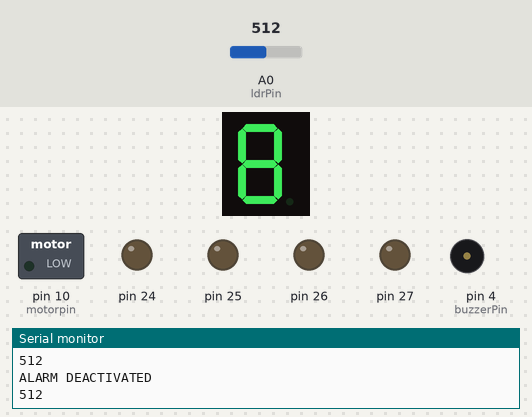
Simulated run of this sketch. Board: Arduino Mega 2560, built with avr-gcc and run on an emulated ATmega2560. Shown: 1-digit seven-segment display, switched loads named in the sketch (green lamp = pin HIGH), output pins drawn as LEDs (lit = HIGH), buzzer (waves = sounding), the last lines printed to the serial monitor. Wiring (inferred from the names in the program): 1-digit 7-segment display, segments lit when LOW: segments pin 9, pin 8, pin 30, pin 29, pin 28, pin 11, pin 12. Dashed ring = blinking. The test bench sets the inputs (shaded band); at power-on: A0 (ldrPin) = 512. The segment pins are drawn as the display they are named for; pins used as bus, display or sensor lines are not drawn.

Above: at 1.2 s.
1.3 s: A0 (ldrPin) set to 692
4.3 s: A0 (ldrPin) set to 712
At 5.1 s:
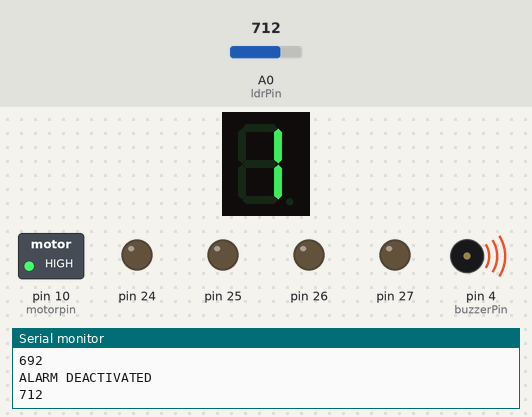
7.3 s: A0 (ldrPin) set to 690
At 8.1 s:
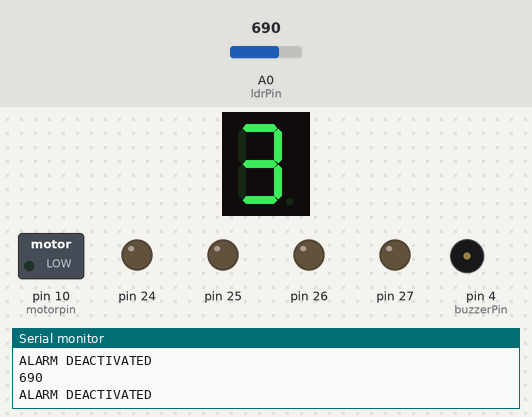
9.3 s: A0 (ldrPin) set to 710
At 10.1 s:
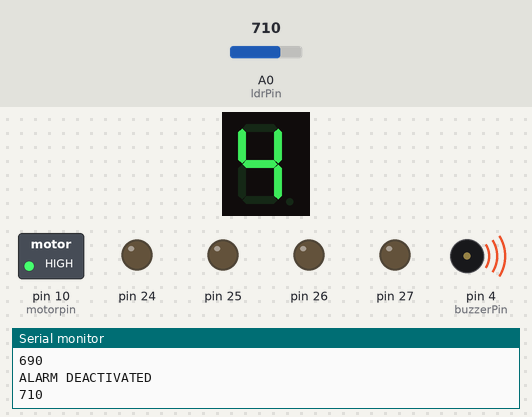
12.3 s: A0 (ldrPin) set to 511
At 13.3 s:
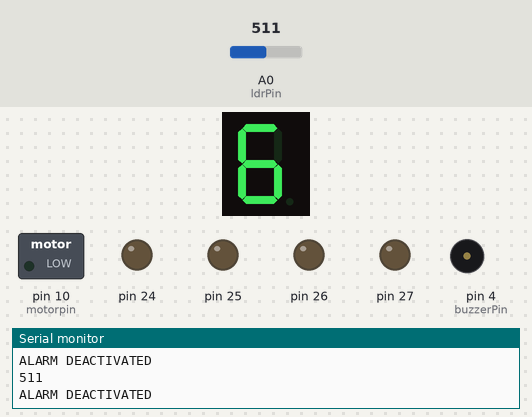
14.3 s: A0 (ldrPin) set to 716
At 17.76 s:
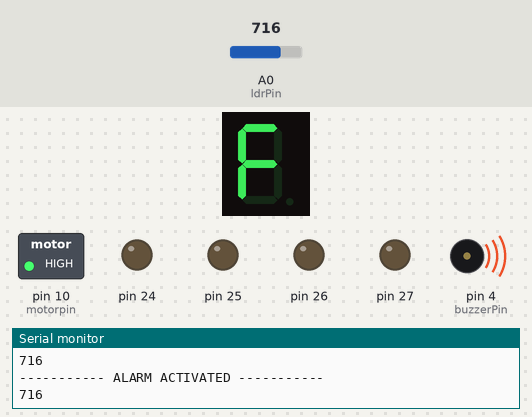
Timing chart, 0 to 18.3 s (numbered marks = the images above; inputs shaded):
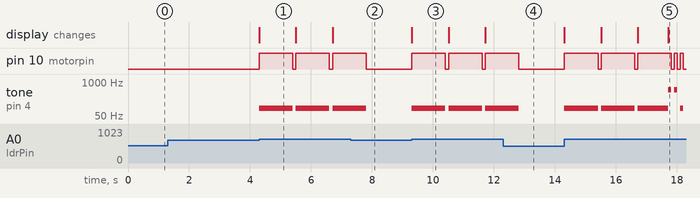

The sketch:

LASER_TAG.ino
```cpp
#define segA 9//connecting segment A to PIN2

#define segB 8// connecting segment B to PIN3

#define segC 30// connecting segment C to PIN4

#define segD 29// connecting segment D to PIN5

#define segE 28// connecting segment E to PIN6

#define segF 11// connecting segment F to PIN7

#define segG 12// connecting segment G to PIN8
const int motorpin=10;
 int COUNT=0;//count integer for 0-9 increment
 void seg(int COUNT);
const int buzzerPin = 4;

const int ldrPin = A0;

void setup () {

Serial.begin(9600);
for (int i=24;i<31;i++)

 {
  pinMode(i, OUTPUT);// taking all pins from 2-8 as output

  }
  pinMode(segA, OUTPUT);
  pinMode(segB, OUTPUT);
  pinMode(segF, OUTPUT);
  pinMode(segG, OUTPUT);
pinMode(motorpin, OUTPUT);

pinMode(buzzerPin, OUTPUT);

pinMode(ldrPin, INPUT);

}

void loop() {

int ldrStatus = analogRead(ldrPin);
Serial.println(ldrStatus);
if (ldrStatus >= 700) {
digitalWrite(motorpin,HIGH);
tone(buzzerPin, 100);
  COUNT++;
  seg(COUNT);


delay(100);

noTone(buzzerPin);
digitalWrite(motorpin,LOW);

delay(100);

Serial.println("----------- ALARM ACTIVATED -----------");

}

else {

noTone(buzzerPin);
digitalWrite(motorpin,LOW);
Serial.println("ALARM DEACTIVATED");

}

}
void seg(int COUNT)
{
  switch (COUNT)

                {


                case 0://when count value is zero show”0” on disp

                digitalWrite(segA, LOW);

                digitalWrite(segB, LOW);

                digitalWrite(segC, LOW);

                digitalWrite(segD, LOW);

                digitalWrite(segE, LOW);

                digitalWrite(segF, LOW);

                digitalWrite(segG, HIGH);

                break;


                case 1:// when count value is 1 show”1” on disp

                digitalWrite(segA, HIGH);

                digitalWrite(segB, LOW);

                digitalWrite(segC, LOW);

                digitalWrite(segD, HIGH);

                digitalWrite(segE, HIGH);

                digitalWrite(segF, HIGH);

                digitalWrite(segG, HIGH);

                break;


                case 2:// when count value is 2 show”2” on disp

                digitalWrite(segA, LOW);

                digitalWrite(segB, LOW);

                digitalWrite(segC, HIGH);

                digitalWrite(segD, LOW);

                digitalWrite(segE, LOW);

                digitalWrite(segF, HIGH);

                digitalWrite(segG, LOW);

                break;


                case 3:// when count value is 3 show”3” on disp

                digitalWrite(segA, LOW);

                digitalWrite(segB, LOW);

                digitalWrite(segC, LOW);

                digitalWrite(segD, LOW);

                digitalWrite(segE, HIGH);

                digitalWrite(segF, HIGH);

                digitalWrite(segG, LOW);

                break;


                case 4:// when count value is 4 show”4” on disp

                digitalWrite(segA, HIGH);

                digitalWrite(segB, LOW);

                digitalWrite(segC, LOW);

                digitalWrite(segD, HIGH);

                digitalWrite(segE, HIGH);

                digitalWrite(segF, LOW);

                digitalWrite(segG, LOW);

                break;


                case 5:// when count value is 5 show”5” on disp

                digitalWrite(segA, LOW);

                digitalWrite(segB, HIGH);

                digitalWrite(segC, LOW);

                digitalWrite(segD, LOW);

                digitalWrite(segE, HIGH);

                digitalWrite(segF, LOW);

                digitalWrite(segG, LOW);

                break;


                case 6:// when count value is 6 show”6” on disp

                digitalWrite(segA, LOW);

                digitalWrite(segB, HIGH);

                digitalWrite(segC, LOW);

                digitalWrite(segD, LOW);

                digitalWrite(segE, LOW);

                digitalWrite(segF, LOW);

                digitalWrite(segG, LOW);

                break;


                case 7:// when count value is 7 show”7” on disp

                digitalWrite(segA, LOW);

                digitalWrite(segB, LOW);

                digitalWrite(segC, LOW);

                digitalWrite(segD, HIGH);

                digitalWrite(segE, HIGH);

                digitalWrite(segF, HIGH);

                digitalWrite(segG, HIGH);


                break;


                case 8:// when count value is 8 show”8” on disp

                digitalWrite(segA, LOW);

                digitalWrite(segB, LOW);

                digitalWrite(segC, LOW);

                digitalWrite(segD, LOW);

                digitalWrite(segE, LOW);

                digitalWrite(segF, LOW);

                digitalWrite(segG, LOW);

                break;


                case 9:// when count value is 9 show”9” on disp

                digitalWrite(segA, LOW);

                digitalWrite(segB, LOW);

                digitalWrite(segC, LOW);

                digitalWrite(segD, LOW);

                digitalWrite(segE, HIGH);

                digitalWrite(segF, LOW);

                digitalWrite(segG, LOW);

                break;


                break;

                }

                if (COUNT<10)

                {

                                COUNT++;

                                delay(1000);///increment count integer for every second

                }

                if (COUNT==10)

                {
                  tone(buzzerPin,500);

                               digitalWrite(segA, LOW);

                digitalWrite(segB, HIGH);

                digitalWrite(segC, HIGH);

                digitalWrite(segD, HIGH);

                digitalWrite(segE, LOW);

                digitalWrite(segF, LOW);

                digitalWrite(segG, LOW);

                }

}
```

Measured:
- the behaviour switches between 699 and 700 on A0 (ldrPin) (found by bisection; images 0 and 1)
- after the input at 4.3 s, pin 10 (motorpin): alternates HIGH for 1.1 s and LOW for 0.10 s, starting at once; tone on pin 4 (buzzerPin): alternates 100 Hz for 1.1 s and silent for 0.10 s, starting at once; the display: changes at once (image 1)
- after the input at 7.3 s, pin 10 (motorpin): goes on until 7.8 s, then stays LOW; tone on pin 4 (buzzerPin): goes on until 7.8 s, then stays silent
- after the input at 9.3 s, pin 10 (motorpin): alternates HIGH for 1.1 s and LOW for 0.10 s, starting at once; tone on pin 4 (buzzerPin): alternates 100 Hz for 1.1 s and silent for 0.10 s, starting at once; the display: changes at once (image 3)
- after the input at 12.3 s, pin 10 (motorpin): goes on until 12.8 s, then stays LOW; tone on pin 4 (buzzerPin): goes on until 12.8 s, then stays silent
- after the input at 14.3 s, pin 10 (motorpin): goes 3 × (HIGH 1.1 s, LOW 0.10 s), HIGH 0.10 s, LOW 0.10 s, HIGH 0.10 s, then LOW, starting at once; tone on pin 4 (buzzerPin): plays 100 Hz for 1.1 s, 100 Hz for 1.1 s, 100 Hz for 1.0 s, 500 Hz for 0.10 s, 500 Hz for 0.10 s, 100 Hz for 0.10 s, starting at once
- what the display in image 1 shows lasts 1.2 s, from 4.3 s to 5.5 s
